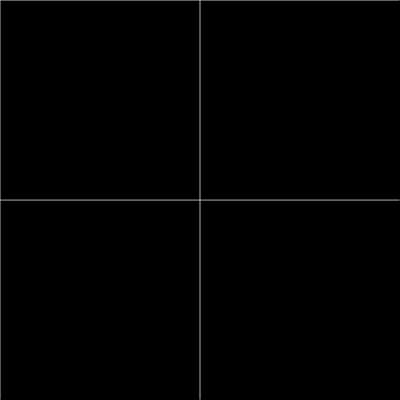
Frame 1 (no input)
Frame 60 (no input): identical to frame 1, image omitted
Frame 120 (the mouse pressed at the canvas centre since frame 60): identical to frame 1, image omitted

The p5.js sketch that drew this single still picture (run headless with seeded random() and noise() and a simulated clock; from frame 60 on, the mouse is pressed at the canvas centre):

// p5.js sketch
// ── sketch.js
let grid =[];
let gridY = [];
let sliderX;
let sliderY;
let cellX, cellY = [];

function setup() {
  createCanvas(400, 400);
  grid.length = 10;
  gridY.length = 10;
  sliderX = createSlider(2, 25, 2);
  sliderY = createSlider(2, 25, 2);
}

function draw() {
  background(0);
  grid.length = sliderX.value();
  gridY.length = sliderY.value();
  for(var i = 0; i < grid.length;i++) {
    stroke(color(255,255,255))
    for(var h = 0; h < height; h++) {
      point(width/(grid.length/i),h)
    }
  }
  for(var e = 0; e < gridY.length; e++) {
    stroke(color(255,255,255));
    for(var w = 0; w < width; w++) {
      point(w,height/(gridY.length/e))
    }
  }
  if(true) {}
}
